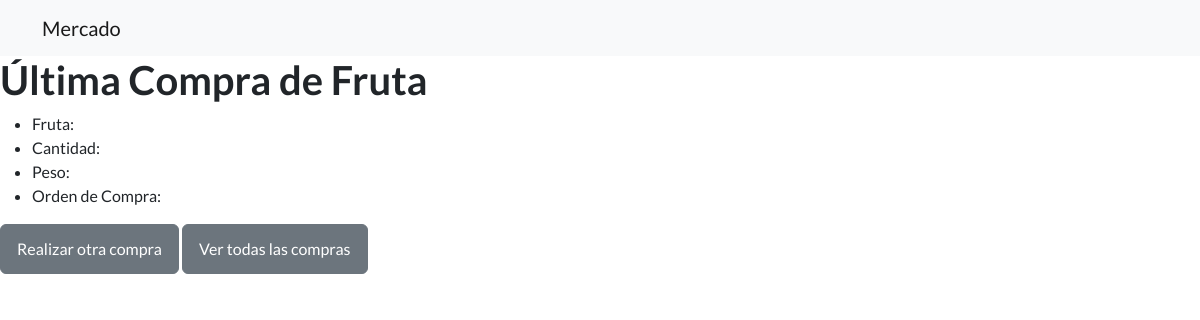
/app1/lista_fruta/, run on an earlier commit of the app's database.
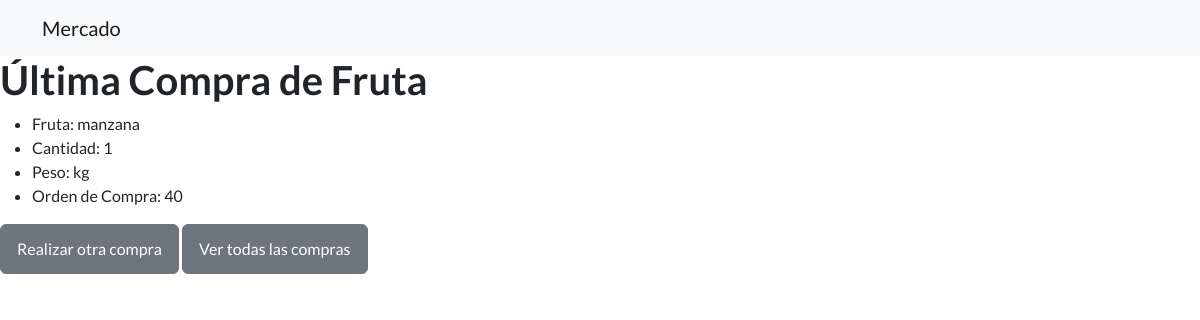
And on a later commit of the database.
### app1/models.py (models this page shows, shortened)
class Fruta(models.Model):
    id = models.AutoField(primary_key=True)
    fruta = models.CharField(max_length=100)
    cantidad = models.IntegerField()
    peso = models.CharField(max_length=100, default="0.0")

### app1/views.py (the view)
# urls.py: path('lista_fruta/', views.lista_fruta, name='lista_fruta'),
def lista_fruta(request):
    compra_fruta = Fruta.objects.last()  # Obtiene el último registro
    return render(request, 'lista_fruta.html', {'compra_fruta': compra_fruta})

### Template/lista_fruta.html (shortened to what this page needs)
{% extends 'index.html' %}
{% block content %}
<!DOCTYPE html>
<html>
<head>
</head>
<body>
    <h1>Última Compra de Fruta</h1>
    <ul>
        <li>Fruta: {{ compra_fruta.fruta }}</li>
        <li>Cantidad: {{ compra_fruta.cantidad }}</li>
        <li>Peso: {{ compra_fruta.peso }}</li>
        <li>Orden de Compra: {{ compra_fruta.id }}</li>
    </ul>
    <a href="{% url 'app1:fruta' %}" class="btn btn-secondary">Realizar otra compra</a>
    <a href="{% url 'app1:lista_fruta' %}" class="btn btn-secondary">Ver todas las compras</a>
</body>
</html>
{% endblock %}

### Template/index.html (shortened to what this page needs)
{% load static %}
<!DOCTYPE html>
<html lang="en">
    <head>
        <link href="https://cdn.jsdelivr.net/npm/bootstrap-icons@1.5.0/font/bootstrap-icons.css" rel="stylesheet" type="text/css" />
        <link href="{% static 'css/styles.css' %}" rel="stylesheet" />
    </head>
    <body>
        <nav class="navbar navbar-light bg-light static-top">
            <div class="container">
                <a class="navbar-brand" href="#!">Mercado</a>
            </div>
        </nav>
        {% block content %}{% endblock %}
    </body>
</html>

What changed in the data, as far as the page shows it:
added Fruta: fruta "manzana", cantidad "1", peso "kg", id "40"
